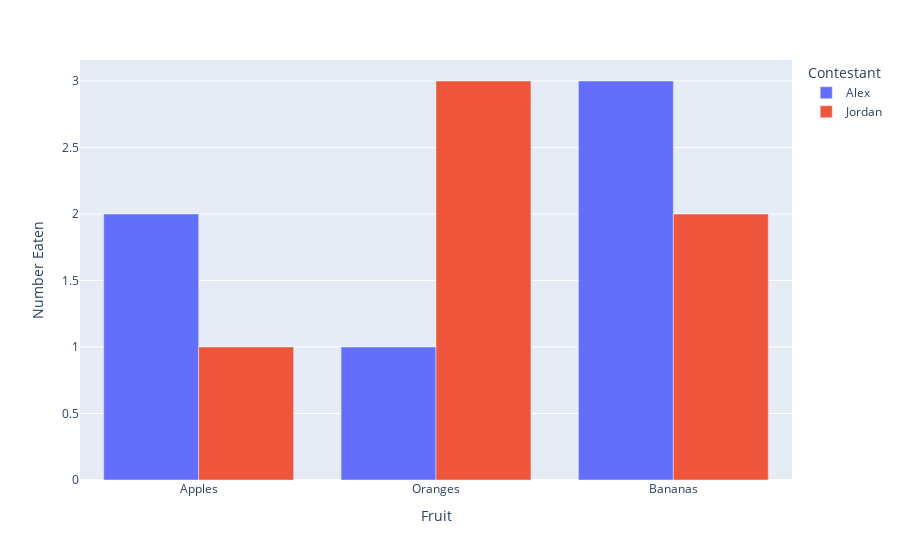

Notebook code for this chart:
### Markdown cell above
## express 방식
- 막대 그래프 그리기

### Code cell
import plotly.express as px
fig = px.bar(temp, x = 'Fruit', y = 'Number Eaten', color = 'Contestant', barmode='group')  
fig.show()

### Figure 1 — Plotly figure (JSON) as saved in the notebook; plotly's stock layout.template omitted (floating-point values rounded to 4 significant figures)
{"data": [{"alignmentgroup": "True", "hovertemplate": "Contestant=Alex<br>Fruit=%{x}<br>Number Eaten=%{y}<extra></extra>", "legendgroup": "Alex", "marker": {"color": "#636efa", "pattern": {"shape": ""}}, "name": "Alex", "offsetgroup": "Alex", "orientation": "v", "showlegend": true, "textposition": "auto", "type": "bar", "x": ["Apples", "Oranges", "Bananas"], "xaxis": "x", "y": [2, 1, 3], "yaxis": "y"}, {"alignmentgroup": "True", "hovertemplate": "Contestant=Jordan<br>Fruit=%{x}<br>Number Eaten=%{y}<extra></extra>", "legendgroup": "Jordan", "marker": {"color": "#EF553B", "pattern": {"shape": ""}}, "name": "Jordan", "offsetgroup": "Jordan", "orientation": "v", "showlegend": true, "textposition": "auto", "type": "bar", "x": ["Apples", "Oranges", "Bananas"], "xaxis": "x", "y": [1, 3, 2], "yaxis": "y"}], "layout": {"autosize": true, "barmode": "group", "legend": {"title": {"text": "Contestant"}, "tracegroupgap": 0}, "margin": {"t": 60}, "xaxis": {"anchor": "y", "autorange": true, "domain": [0, 1], "range": [-0.5, 2.5], "title": {"text": "Fruit"}, "type": "category"}, "yaxis": {"anchor": "x", "autorange": true, "domain": [0, 1], "range": [0, 3.158], "title": {"text": "Number Eaten"}, "type": "linear"}}}
